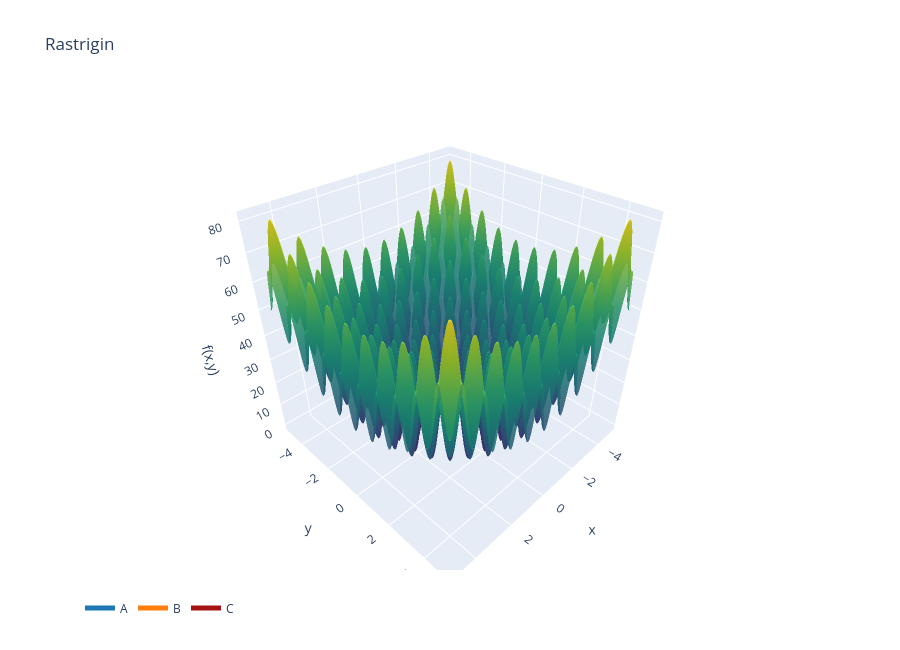

The notebook cell this image was saved under:
### Markdown cell above
# Questão 3

### Code cell
import plotly.graph_objects as go
import numpy as np


def rastrigin(x, A=10):
    x1, x2 = x[0], x[1]
    return (2 * A + (x1**2 - A * np.cos(2 * np.pi * x1)) + (x2**2 - A * np.cos(2 * np.pi * x2)))


def gradiente_rastrigin(x, A):
    x1, x2 = x[0], x[1]
    dfdx1 = 2 * x1 + 2 * np.pi * A * np.sin(2 * np.pi * x1)
    dfdx2 = 2 * x2 + 2 * np.pi * A * np.sin(2 * np.pi * x2)
    return np.array([dfdx1, dfdx2])

def descida_gradiente(A, alpha, x0, max_iter=100, tol=1e-5):
    
    x = np.array(x0, dtype=float)
    x_hist = []
    hist = []
    Jx = rastrigin(x, A)
    hist.append(f"Iteração 0 : x = {x} -> J(x) = {Jx:.6f}\n")
    x_hist.append(x)

    for i in range(max_iter):
        grad = gradiente_rastrigin(x, A)
        xi = x - (alpha * grad)
        Jxi = rastrigin(xi, A)
        Jx = rastrigin(x, A)

        # Critério de convergência baseado na variação da função ou do ponto
        if np.linalg.norm(xi - x) <= tol or abs(Jxi - Jx) <= tol:
            hist.append(f"Iteração {i + 1} : x = {xi} -> J(x) = {Jxi:.6f} [Convergido]\n")
            x_hist.append(xi)
            return xi, hist, x_hist

        x = xi  
        hist.append(f"Iteração {i + 1} : x = {x} -> J(x) = {Jxi:.6f}\n")
        x_hist.append(xi)

    return x, hist, x_hist


A = 10
alpha = 0.005
x0 = {"A": np.array([0.5, 0.5]),"B": np.array([1.0, 1.0]),"C": np.array([-2.0, -2.0])}
cores_rastrigin = ["#1f77b4", "#ff7f0e", "#a31313"]
resultados_rastrigin = {}

for nome, x in x0.items():
    x_opt_i, hist_i, x_hist_i = descida_gradiente(A, alpha, x, max_iter=800, tol=1e-8)

    resultados_rastrigin[nome] = np.array(x_hist_i)
    print(f"{nome:<5} x0={x} -> {len(x_hist_i) - 1:3d} iterações -> x* = {x_opt_i} -> f(x*) = {rastrigin(x_opt_i):.6f}")

grid = np.linspace(-5, 5, 200)
X, Y = np.meshgrid(grid, grid)
Z = np.zeros_like(X)
for i in range(X.shape[0]):
    for j in range(X.shape[1]):
        Z[i, j] = rastrigin([X[i, j], Y[i, j]])

fig = go.Figure()
fig.add_trace(
    go.Surface(x=X, y=Y, z=Z, colorscale="Viridis", opacity=0.85, showscale=False, name="f(x,y)")
)

for nome, cor in zip(x0, cores_rastrigin):
    traj = resultados_rastrigin[nome]
    Jz = np.array([rastrigin(p) for p in traj])
    fig.add_trace(
        go.Scatter3d(x=traj[:, 0],y=traj[:, 1],z=Jz,mode="lines+markers",line=dict(color=cor, width=5),marker=dict(size=2, color=cor),name=nome,hovertemplate="x=%{x:.4f}<br>y=%{y:.4f}<br>f=%{z:.4f}<extra>"+ nome+ "</extra>")
    )

fig.update_scenes(xaxis_title="x", yaxis_title="y", zaxis_title="f(x,y)")
fig.update_layout(title="Rastrigin", height=650, width=900,legend=dict(orientation="h", y=-0.05))
fig.show()

### Figure 1 — Plotly figure (JSON) as saved in the notebook; plotly's stock layout.template omitted (floating-point values rounded to 4 significant figures; data arrays with more than 128 entries replaced by an {"elided": "..."} marker saying what was removed)
{"data": [{"colorscale": [[0, "#440154"], [0.1111, "#482878"], [0.2222, "#3e4989"], [0.3333, "#31688e"], [0.4444, "#26828e"], [0.5556, "#1f9e89"], [0.6667, "#35b779"], [0.7778, "#6ece58"], [0.8889, "#b5de2b"], [1, "#fde725"]], "name": "f(x,y)", "opacity": 0.85, "showscale": false, "type": "surface", "x": {"elided": "200x200 float values"}, "y": {"elided": "200x200 float values"}, "z": {"elided": "200x200 float values"}}, {"hovertemplate": "x=%{x:.4f}<br>y=%{y:.4f}<br>f=%{z:.4f}<extra>A</extra>", "line": {"color": "#1f77b4", "width": 5}, "marker": {"color": "#1f77b4", "size": 2}, "mode": "lines+markers", "name": "A", "type": "scatter3d", "x": {"elided": "387 float values"}, "y": {"elided": "387 float values"}, "z": {"elided": "387 float values"}}, {"hovertemplate": "x=%{x:.4f}<br>y=%{y:.4f}<br>f=%{z:.4f}<extra>B</extra>", "line": {"color": "#ff7f0e", "width": 5}, "marker": {"color": "#ff7f0e", "size": 2}, "mode": "lines+markers", "name": "B", "type": "scatter3d", "x": {"elided": "305 float values"}, "y": {"elided": "305 float values"}, "z": {"elided": "305 float values"}}, {"hovertemplate": "x=%{x:.4f}<br>y=%{y:.4f}<br>f=%{z:.4f}<extra>C</extra>", "line": {"color": "#a31313", "width": 5}, "marker": {"color": "#a31313", "size": 2}, "mode": "lines+markers", "name": "C", "type": "scatter3d", "x": {"elided": "297 float values"}, "y": {"elided": "297 float values"}, "z": {"elided": "297 float values"}}], "layout": {"height": 650, "legend": {"orientation": "h", "y": -0.05}, "scene": {"xaxis": {"title": {"text": "x"}}, "yaxis": {"title": {"text": "y"}}, "zaxis": {"title": {"text": "f(x,y)"}}}, "title": {"text": "Rastrigin"}, "width": 900}}
